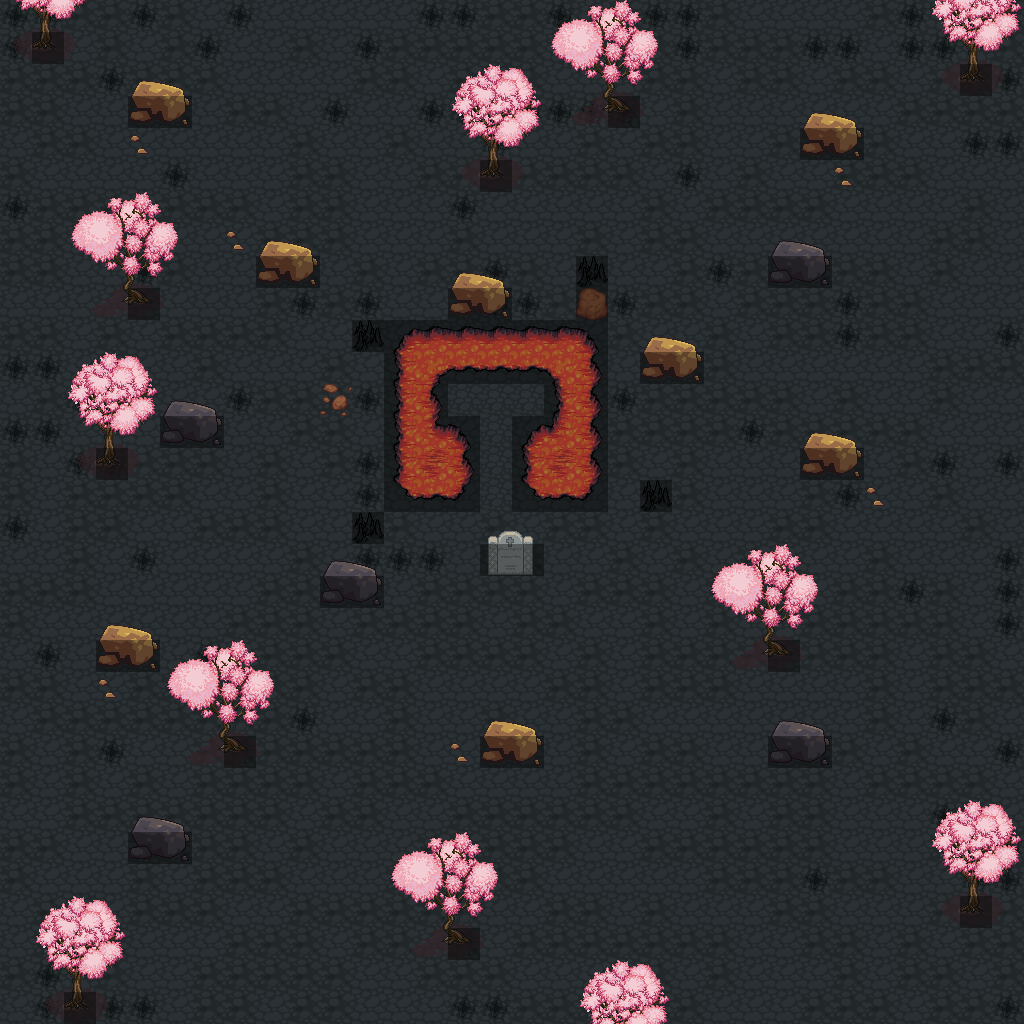

Rendered tile map (Tiled .tmx) drawn with the repository's tilesets; below, a short description and the map source with its tile grids summarised:
An orthogonal 32x32 tile map with 32x32 px tiles, 4 tile layers (background, background, foreground, collisions), 3 tilesets and 3 objects (2x teleport, message).

<map version="1.0" orientation="orthogonal" width="32" height="32" tilewidth="32" tileheight="32">
 <tileset firstgid="1" name="town" tilewidth="32" tileheight="32">
  <image source="../images/fantasy/outside/town.png" width="864" height="2112" />
 </tileset>
 <tileset firstgid="1783" name="cherry_blossom_trees" tilewidth="32" tileheight="32">
  <image source="../images/fantasy/outside/cherry_blossom_trees.png" width="224" height="128" />
 </tileset>
 <tileset firstgid="1811" name="tiled_collision" tilewidth="32" tileheight="32">
  <image source="../images/tiled_collision.png" width="480" height="32" />
 </tileset>
 <layer name="background" width="32" height="32">
  <data>[1024 cells, 1024 non-empty, 17 distinct tile ids]</data>
 </layer>
 <layer name="background" width="32" height="32">
  <data>[1024 cells, 78 non-empty, 17 distinct tile ids]</data>
 </layer>
 <layer name="foreground" width="32" height="32">
  <data>[1024 cells, 139 non-empty, 27 distinct tile ids]</data>
 </layer>
 <layer name="collisions" width="32" height="32">
  <data>[1024 cells, 80 non-empty, 1 distinct tile ids]</data>
 </layer>
 <objectgroup name="event" width="32" height="32">
  <object name="To Minitown" type="teleport" x="1003" y="7" width="17" height="1017">
   <properties>
    <property name="warp" value="fields2,50,500" />
   </properties>
  </object>
  <object name="Epitaph" type="message" x="484" y="547" width="52" height="28">
   <properties>
    <property name="text" value="&quot;Here lies Balthazar, in the forge of the earth.&quot;" />
   </properties>
  </object>
  <object name="To Fields4" type="teleport" x="8" y="1004" width="990" height="22">
   <properties>
    <property name="warp" value="fields4,500,50" />
   </properties>
  </object>
 </objectgroup>
</map>
